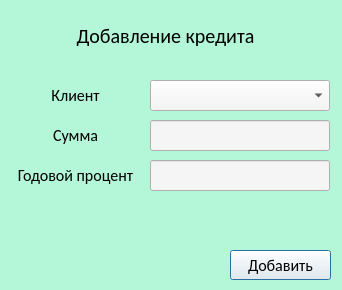
<?xml version="1.0" encoding="UTF-8"?>
<ui version="4.0">
 <class>Dialog</class>
 <widget class="QDialog" name="Dialog">
  <property name="geometry">
   <rect>
    <x>0</x>
    <y>0</y>
    <width>342</width>
    <height>290</height>
   </rect>
  </property>
  <property name="font">
   <font>
    <family>Calibri</family>
   </font>
  </property>
  <property name="windowTitle">
   <string>Dialog</string>
  </property>
  <property name="styleSheet">
   <string notr="true">background-color: rgb(180, 246, 216)</string>
  </property>
  <widget class="QLabel" name="label_2">
   <property name="geometry">
    <rect>
     <x>10</x>
     <y>10</y>
     <width>311</width>
     <height>51</height>
    </rect>
   </property>
   <property name="font">
    <font>
     <family>Calibri</family>
     <pointsize>-1</pointsize>
     <weight>50</weight>
     <italic>false</italic>
     <bold>false</bold>
    </font>
   </property>
   <property name="styleSheet">
    <string notr="true">color: rgb(0, 0, 0);
font-size: 20px;
font: &quot;Arial Black&quot;;</string>
   </property>
   <property name="text">
    <string>Добавление кредита</string>
   </property>
   <property name="alignment">
    <set>Qt::AlignCenter</set>
   </property>
  </widget>
  <widget class="QLabel" name="label_4">
   <property name="geometry">
    <rect>
     <x>10</x>
     <y>80</y>
     <width>131</width>
     <height>31</height>
    </rect>
   </property>
   <property name="font">
    <font>
     <family>Calibri</family>
     <pointsize>-1</pointsize>
     <weight>50</weight>
     <italic>false</italic>
     <bold>false</bold>
    </font>
   </property>
   <property name="styleSheet">
    <string notr="true">color: rgb(0, 0, 0);
font-size: 16px;
font: &quot;Arial Black&quot;;</string>
   </property>
   <property name="text">
    <string>Клиент</string>
   </property>
   <property name="alignment">
    <set>Qt::AlignCenter</set>
   </property>
  </widget>
  <widget class="QPushButton" name="Add">
   <property name="geometry">
    <rect>
     <x>230</x>
     <y>250</y>
     <width>101</width>
     <height>30</height>
    </rect>
   </property>
   <property name="font">
    <font>
     <family>Calibri</family>
     <pointsize>-1</pointsize>
     <weight>50</weight>
     <italic>false</italic>
     <bold>false</bold>
    </font>
   </property>
   <property name="styleSheet">
    <string notr="true">font-size: 16px;
font: &quot;Yu Gothic UI Semibold&quot;;
background-color: rgb(245, 245, 245)</string>
   </property>
   <property name="text">
    <string>Добавить</string>
   </property>
  </widget>
  <widget class="QLabel" name="error">
   <property name="geometry">
    <rect>
     <x>10</x>
     <y>200</y>
     <width>320</width>
     <height>31</height>
    </rect>
   </property>
   <property name="font">
    <font>
     <family>Franklin Gothic Demi</family>
     <pointsize>16</pointsize>
     <weight>50</weight>
     <italic>false</italic>
     <bold>false</bold>
    </font>
   </property>
   <property name="styleSheet">
    <string notr="true">color: red;
font-size: 16px;
font: 16pt &quot;Franklin Gothic Demi&quot;;</string>
   </property>
   <property name="text">
    <string/>
   </property>
   <property name="alignment">
    <set>Qt::AlignCenter</set>
   </property>
  </widget>
  <widget class="QLabel" name="label_8">
   <property name="geometry">
    <rect>
     <x>10</x>
     <y>120</y>
     <width>131</width>
     <height>31</height>
    </rect>
   </property>
   <property name="font">
    <font>
     <family>Calibri</family>
     <pointsize>-1</pointsize>
     <weight>50</weight>
     <italic>false</italic>
     <bold>false</bold>
    </font>
   </property>
   <property name="styleSheet">
    <string notr="true">color: rgb(0, 0, 0);
font-size: 16px;
font: &quot;Arial Black&quot;;</string>
   </property>
   <property name="text">
    <string>Сумма</string>
   </property>
   <property name="alignment">
    <set>Qt::AlignCenter</set>
   </property>
  </widget>
  <widget class="QComboBox" name="client">
   <property name="geometry">
    <rect>
     <x>150</x>
     <y>80</y>
     <width>180</width>
     <height>31</height>
    </rect>
   </property>
   <property name="font">
    <font>
     <family>Calibri</family>
     <pointsize>-1</pointsize>
     <weight>50</weight>
     <italic>false</italic>
     <bold>false</bold>
    </font>
   </property>
   <property name="styleSheet">
    <string notr="true">font-size: 16px;
font: &quot;Yu Gothic UI Semibold&quot;;
background-color: rgb(245, 245, 245)</string>
   </property>
  </widget>
  <widget class="QLineEdit" name="percent">
   <property name="geometry">
    <rect>
     <x>150</x>
     <y>160</y>
     <width>180</width>
     <height>31</height>
    </rect>
   </property>
   <property name="font">
    <font>
     <family>Calibri</family>
     <pointsize>-1</pointsize>
     <weight>50</weight>
     <italic>false</italic>
     <bold>false</bold>
    </font>
   </property>
   <property name="styleSheet">
    <string notr="true">font-size: 16px;
font: &quot;Yu Gothic UI Semibold&quot;;
background-color: rgb(245, 245, 245)</string>
   </property>
   <property name="text">
    <string/>
   </property>
  </widget>
  <widget class="QLabel" name="label_9">
   <property name="geometry">
    <rect>
     <x>10</x>
     <y>160</y>
     <width>131</width>
     <height>31</height>
    </rect>
   </property>
   <property name="font">
    <font>
     <family>Calibri</family>
     <pointsize>-1</pointsize>
     <weight>50</weight>
     <italic>false</italic>
     <bold>false</bold>
    </font>
   </property>
   <property name="styleSheet">
    <string notr="true">color: rgb(0, 0, 0);
font-size: 16px;
font: &quot;Arial Black&quot;;</string>
   </property>
   <property name="text">
    <string>Годовой процент</string>
   </property>
   <property name="alignment">
    <set>Qt::AlignCenter</set>
   </property>
  </widget>
  <widget class="QLineEdit" name="sum">
   <property name="geometry">
    <rect>
     <x>150</x>
     <y>120</y>
     <width>180</width>
     <height>31</height>
    </rect>
   </property>
   <property name="font">
    <font>
     <pointsize>-1</pointsize>
     <weight>50</weight>
     <italic>false</italic>
     <bold>false</bold>
    </font>
   </property>
   <property name="styleSheet">
    <string notr="true">font-size: 16px;
font: &quot;Yu Gothic UI Semibold&quot;;
background-color: rgb(245, 245, 245)</string>
   </property>
   <property name="text">
    <string/>
   </property>
  </widget>
 </widget>
 <resources/>
 <connections/>
</ui>
